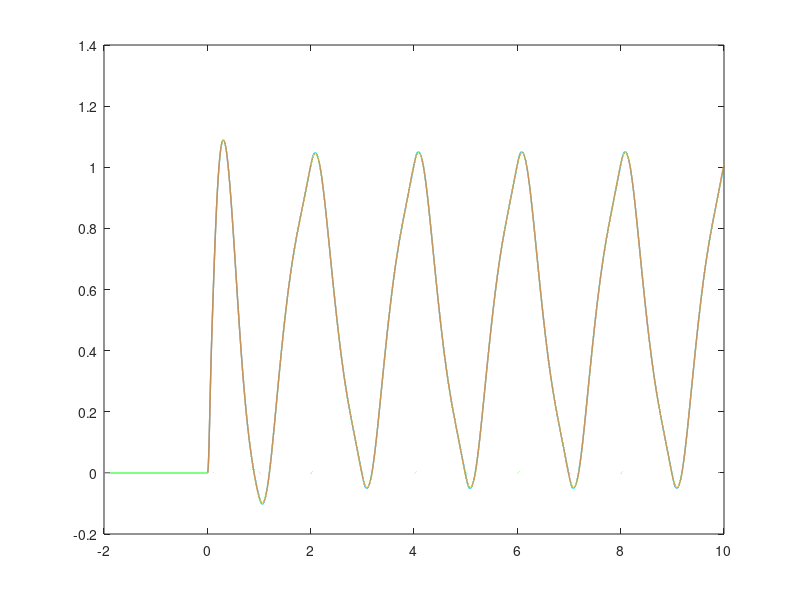

MATLAB code to generate this figure:
%% First, we created the system

M1 = 400;
M2 = 40;
K1 = 17500;
K2 = 200000;
B1 = 2500;
B2 = 0;

H = [1 0 0 0];
PHI = [0
    K2];
PSI = [0
    B2];
I = [1 0
    0 1];
M = [M1 0
    0 M2];
K = [K1 -K1
    -K1 K1+K2];
B = [B1 -B1
    -B1 B1+B2];

zeri= [0 0
    0 0];

zeri2 = [0 
     0];

F = [zeri I
    -inv(M)*K -inv(M)*B];

G1 = [0
      0
    M\PHI];

G2 = F*[0
    0
    M\PSI];

G = G1 + G2;

P = tf(ss(F,G,H,0));

%% In the second part we created the input signals

t = -1.9999:0.0001:10;                          % time
u = 0 * t;                                      % creates a zero valued functions
uL = 0 * t; 

T = 1;
T0 = 2;

i = 1;  
for j=-1.9999:0.0001:10                        % it creates the original signal
    if (j >= 0)
        for k=0:6
            if (j >= k*T0-T) && (j<= k*T0)
                u(i) = 1 - abs((j-k*T0)/T);
            end
        end
    end
    i=i+1;
end
i = 1;  
for j=-1.9999:0.0001:10                      
    if (j >= 0)
        for k=0:6
            if (j >= k*T0) && (j<= k*T0+T)
                u(i) = 1 - abs((j-k*T0)/T);
            end
        end
    end
    i=i+1;
end

L=5;                                            % it creates the approximate signal
%for k=0:L
%    vL = vL + (-1)^k*(sin(2*pi*(2*k+1)*t*0.5))/(2*k+1)^2;
    %vL = vL + (-1)^((k-1)/2)*(sin((k*pi*t)))/(k)^2;
%end
%vL = 8/(pi)^2*vL;
for k=1:L
    ck = ((T0/(2*(pi*k)^2*T))*(1 - cos(2*pi*k*T/T0)));
    vk = ck*cos(2*pi*k*t/T0);
    uL = uL + vk;                                
end
uL = T/T0 + 2*uL;
i = 1;
for j=-1.9999:0.0001:10
    if j < 0
        uL(i) = 0;
    end
    i = i+1;
end

%% In the end we simulated the output signals

y = lsim(P,u,t);
yL = lsim(P,uL,t);

eL = y - yL;                                    % calculate the MSE
plot(t, eL);
MSE = 0;
for i=80000:1:100000
   MSE = MSE + abs(eL(i))^2*0.0001; 
end
MSE = MSE/T0;

Py = 0;                                         % verify if the MSE is correct
for i=80000:1:100000
   Py = Py + abs(y(i))^2*0.0001; 
end
Py = Py/T0;
PyL = 0;
for i=80000:1:100000
   PyL = PyL + abs(yL(i))^2*0.0001; 
end
PyL = PyL/T0;

MSE
MSE2 = Py - PyL

plot(t, y, 'Color', [0 0.5 1],'LineWidth', 1);
hold on;
plot(t, yL, 'Color', [1 0.5 0],'LineWidth', 1);
hold on
plot(t, eL, 'Color', [0.5 1 0.5],'LineWidth', 1);
hold off